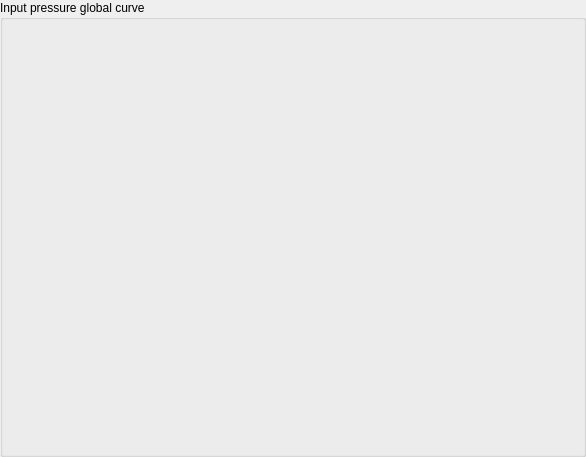
<?xml version="1.0" encoding="UTF-8"?>
<ui version="4.0">
 <class>WdgTabletSettings</class>
 <widget class="QWidget" name="WdgTabletSettings">
  <property name="geometry">
   <rect>
    <x>0</x>
    <y>0</y>
    <width>586</width>
    <height>457</height>
   </rect>
  </property>
  <property name="sizePolicy">
   <sizepolicy hsizetype="Preferred" vsizetype="Preferred">
    <horstretch>0</horstretch>
    <verstretch>0</verstretch>
   </sizepolicy>
  </property>
  <property name="windowTitle">
   <string>Color Settings</string>
  </property>
  <layout class="QGridLayout" name="gridLayout">
   <property name="margin">
    <number>0</number>
   </property>
   <item row="0" column="0">
    <widget class="QGroupBox" name="groupBox">
     <property name="title">
      <string>Input pressure global curve</string>
     </property>
     <layout class="QGridLayout" name="gridLayout_2">
      <item row="0" column="0">
       <widget class="KisCurveWidget" name="pressureCurve" native="true">
        <property name="sizePolicy">
         <sizepolicy hsizetype="Preferred" vsizetype="Preferred">
          <horstretch>0</horstretch>
          <verstretch>0</verstretch>
         </sizepolicy>
        </property>
        <property name="minimumSize">
         <size>
          <width>0</width>
          <height>0</height>
         </size>
        </property>
       </widget>
      </item>
     </layout>
    </widget>
   </item>
  </layout>
 </widget>
 <customwidgets>
  <customwidget>
   <class>KisCurveWidget</class>
   <extends>QWidget</extends>
   <header>widgets/kis_curve_widget.h</header>
   <container>1</container>
  </customwidget>
 </customwidgets>
 <resources/>
 <connections/>
</ui>
